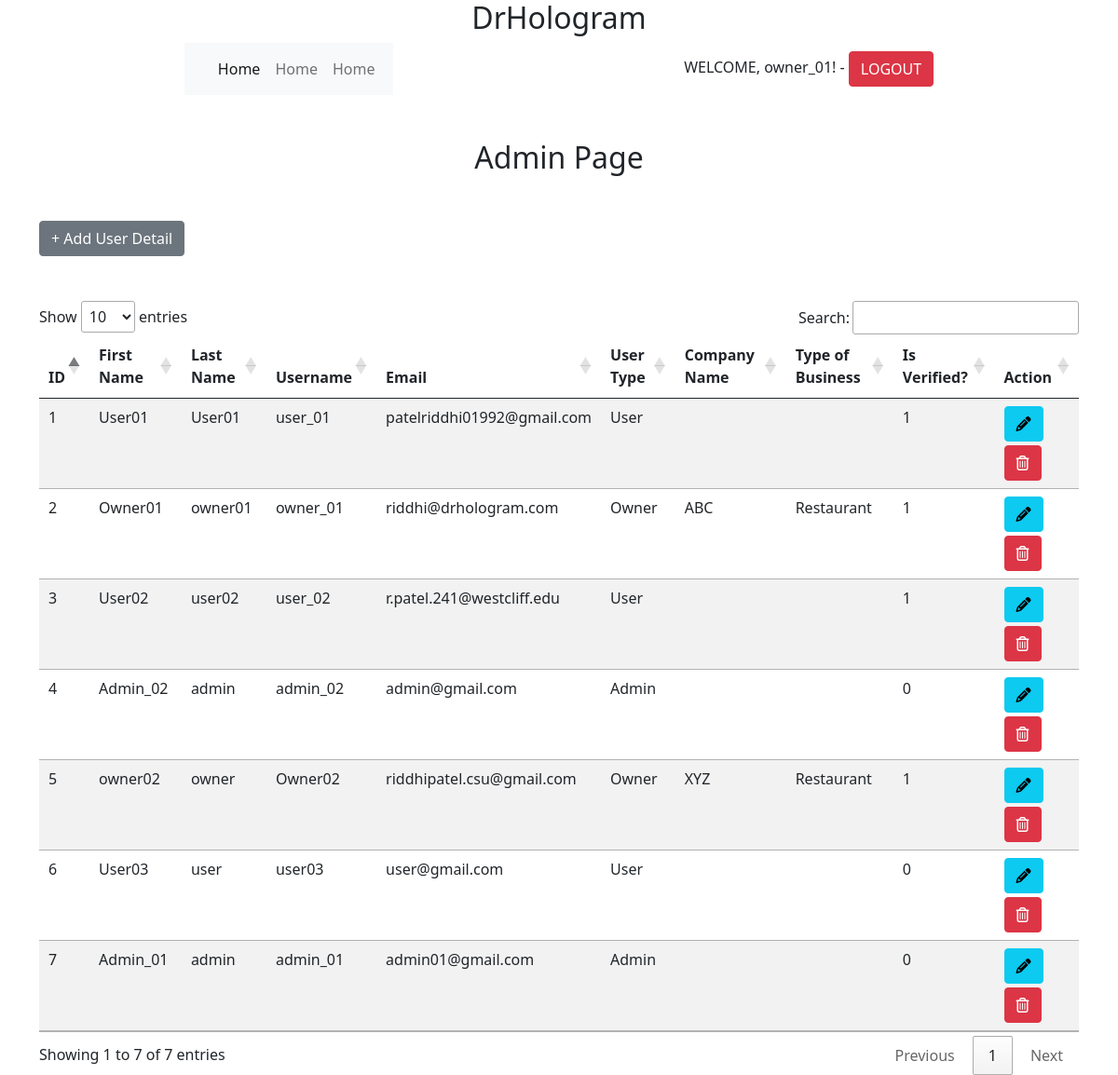
The page /admin/admin_view.php (signed in) on the database its author committed.
### tables this page shows
CREATE TABLE `registered_users` (
  `id` int(11) NOT NULL,
  `first_name` varchar(100) NOT NULL,
  `last_name` varchar(100) NOT NULL,
  `company_name` varchar(100) NOT NULL,
  `user_name` varchar(100) NOT NULL,
  `email` varchar(100) NOT NULL,
  `password` varchar(100) NOT NULL,
  `business_type` varchar(100) NOT NULL,
  `user_type` varchar(100) NOT NULL DEFAULT 'user',
  `created` date NOT NULL DEFAULT current_timestamp(),
  `verification_code` varchar(255) NOT NULL,
  `is_verified` int(10) NOT NULL DEFAULT 0,
  `resettoken` varchar(255) DEFAULT NULL,
  `resettokenexpire` date DEFAULT NULL
);

### admin/admin_view.php (the view, shortened to what this page needs)
<?php
    include "../connection.php";
    $query = "SELECT * FROM registered_users";
    $result = $con->query($query);
?>
<!DOCTYPE html>
<html lang="en">
    <head>
        <link rel="stylesheet" href="../styles.css">
        <link href="https://cdn.jsdelivr.net/npm/bootstrap@5.0.2/dist/css/bootstrap.min.css" rel="stylesheet">
        <link rel="stylesheet" type="text/css" href="https://cdn.datatables.net/v/dt/jq-3.3.1/jszip-2.5.0/dt-1.10.25/af-2.3.7/b-1.7.1/b-colvis-1.7.1/b-html5-1.7.1/b-print-1.7.1/cr-1.5.4/date-1.1.0/fc-3.3.3/fh-3.1.9/kt-2.6.2/r-2.2.9/rg-1.1.3/rr-1.2.8/sc-2.0.4/sb-1.1.0/sp-1.3.0/sl-1.3.3/datatables.min.css"/>
        <link rel="stylesheet" href="https://cdn.datatables.net/1.10.25/css/jquery.dataTables.min.css">
    </head>
    <body>
        <div class="d-flex justify-content-center">
            <h2 class="">DrHologram</h2>
        </div>
        <header class="container">
            <nav class="navbar navbar-expand-lg navbar-light bg-light">
                <div class="container-fluid">
                    <div class="collapse navbar-collapse" id="navbarNavDropdown">
                        <ul class="navbar-nav">
                            <li class="nav-item">
                                <a class="nav-link active" aria-current="page" href="#">Home</a>
                            </li>
                            <li class="nav-item">
                                <a class="nav-link" href="#">Home</a>
                            </li>
                            <li class="nav-item">
                                <a class="nav-link" href="#">Home</a>
                            </li>
                        </ul>
                    </div>
                </div>
            </nav>
            <?php
                if(isset($_SESSION['logged_in']) && $_SESSION['logged_in']==true) {
                    echo"
                        <div>
                            WELCOME, $_SESSION[username]! - <a class='btn btn-danger' href='../logout.php' role='button'>LOGOUT</a>
                        </div>
                    ";
                }
            ?>
        </header>
        <div class="container">
            <h2 class="text-center m-5">Admin Page</h2>
            <a class='btn btn-secondary mb-5' data-bs-toggle='modal' href='#exampleModalToggle' role='button'> + Add User Detail</a>
            <div class="table-responsive">
                <table id="example" class="table table-striped table-hover">
                    <thead>
                        <tr>
                            <th>ID</th>
                            <th>First Name</th>
                            <th>Last Name</th>
                            <th>Username</th>
                            <th>Email</th>
                            <th>User Type</th>
                            <th>Company Name</th>
                            <th>Type of Business</th>
                            <th>Is Verified?</th>
                            <th>Action</th>
                        </tr>
                    </thead>
                    <tbody id="user_grid">
                        <?php
                            if($result->num_rows>0) {
                                $i = 1;
                                while($row = $result->fetch_assoc()) {
                        ?>
                                    <tr>
                                        <td><?php echo $i; ?></td>
                                        <td><?php echo $row['first_name']; ?></td>
                                        <td><?php echo $row['last_name']; ?></td>
                                        <td><?php echo $row['user_name']; ?></td>
                                        <td><?php echo $row['email']; ?></td>
                                        <td><?php echo $row['user_type']; ?></td>
                                        <td><?php echo $row['company_name']; ?></td>
                                        <td><?php echo $row['business_type']; ?></td>
                                        <td><?php echo $row['is_verified']; ?></td>
                                        <td>
                                            <a class="btn btn-info mb-1" href="admin_update.php?id=<?php echo $row['id']; ?>"><i class="fa fa-pencil" aria-hidden="true"></i></a>&nbsp;
                                            <a class='btn btn-danger' data-bs-toggle='modal' href='#static' role='button'><i class="far fa-trash-alt"></i></a>
                                        </td>
                                    </tr>
                                    <?php
                                    $i++;
                                }
                            }
                        ?>
                    </tbody>
                </table>
            </div>
        </div>
    </body>
</html>

### styles.css (style rules this page uses)
header { display: flex; flex-direction: row; align-items: center; justify-content: space-around; }

### rows shown on the page
registered_users: first_name "User01", last_name "User01", user_name "user_01", email "patelriddhi01992@gmail.com", user_type "User", is_verified "1"
registered_users: first_name "Owner01", last_name "owner01", user_name "owner_01", email "riddhi@drhologram.com", user_type "Owner", company_name "ABC", business_type "Restaurant", is_verified "1"
registered_users: first_name "User02", last_name "user02", user_name "user_02", email "r.patel.241@westcliff.edu", user_type "User", is_verified "1"
registered_users: first_name "Admin_02", last_name "admin", user_name "admin_02", email "admin@gmail.com", user_type "Admin", is_verified "0"
registered_users: first_name "owner02", last_name "owner", user_name "Owner02", email "riddhipatel.csu@gmail.com", user_type "Owner", company_name "XYZ", business_type "Restaurant", is_verified "1"
registered_users: first_name "User03", last_name "user", user_name "user03", email "user@gmail.com", user_type "User", is_verified "0"
registered_users: first_name "Admin_01", last_name "admin", user_name "admin_01", email "admin01@gmail.com", user_type "Admin", is_verified "0"

### other values the page prints
$_SESSION[username] "owner_01"
